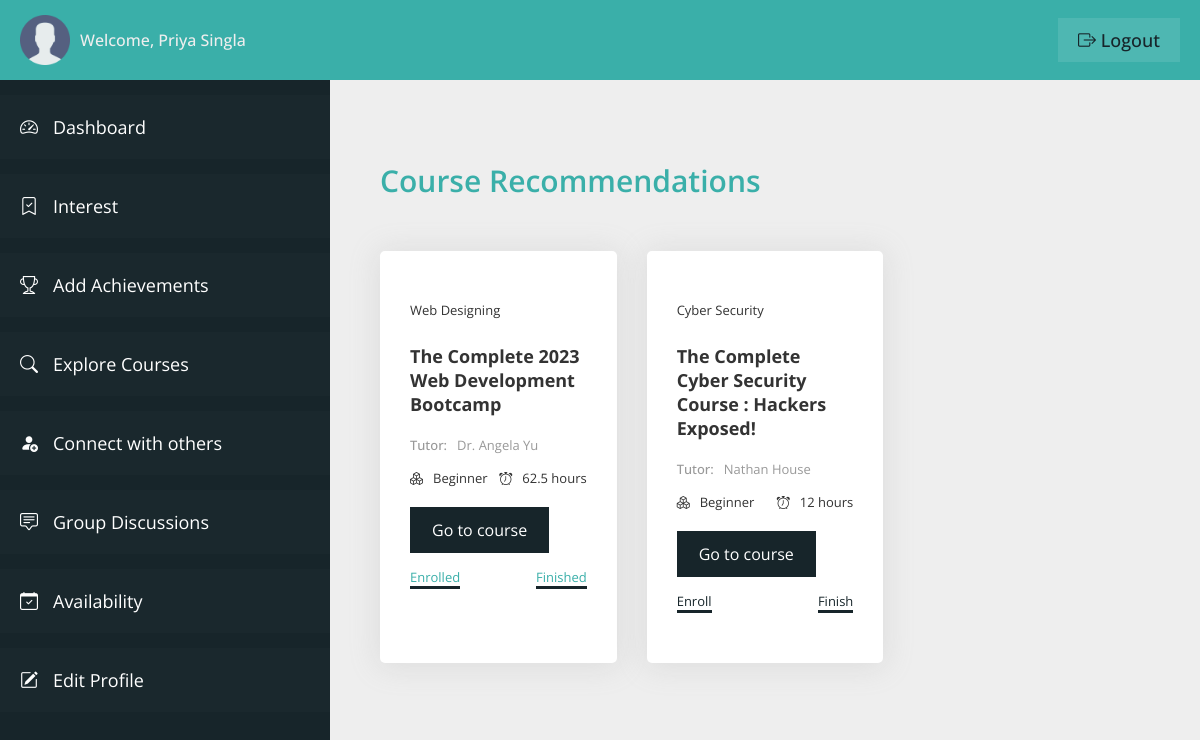
Page /student/explore-courses.php (signed in) on the committed database.
### tables this page shows
CREATE TABLE `user_table` (
  `user_id` int(11) NOT NULL,
  `user_firstname` varchar(100) NOT NULL,
  `user_lastname` varchar(100) NOT NULL,
  `user_type` varchar(20) NOT NULL,
  `user_email` varchar(100) NOT NULL,
  `user_phone` varchar(10) NOT NULL,
  `user_password` varchar(100) NOT NULL,
  `user_createdon` datetime NOT NULL DEFAULT current_timestamp()
);

CREATE TABLE `course_table` (
  `course_id` int(11) NOT NULL,
  `course_field` varchar(100) NOT NULL,
  `course_domain` varchar(100) NOT NULL,
  `course_name` varchar(200) NOT NULL,
  `platform_name` varchar(100) NOT NULL,
  `tutor_name` varchar(100) NOT NULL,
  `course_level` varchar(20) NOT NULL,
  `course_link` varchar(200) NOT NULL,
  `course_duration` varchar(20) NOT NULL,
  `added_on` datetime NOT NULL DEFAULT current_timestamp()
);

### student/explore-courses.php (the view, shortened to what this page needs)
<?php
include "connection.php";
?>
<!DOCTYPE html>
<html lang="en">
<head>
    <link rel="stylesheet" href="css/style-dashboard.css">
    <link rel="stylesheet" href="https://cdn.jsdelivr.net/npm/bootstrap-icons@1.11.0/font/bootstrap-icons.css">
</head>
<body>
    <div class="container">
        <header class="header">
            <div class="header__left">
                <img src="img/user.png" class="user__header-user" alt="user">
                <span class="header__user-name">Welcome,
                    <?php
                    $q = "SELECT * FROM user_table WHERE user_id = '" . $_SESSION['userIdVce'] . "'";
                    $r = mysqli_query($con, $q);
                    if (mysqli_num_rows($r) > 0) {
                        $row = mysqli_fetch_array($r);
                        echo $row['user_firstname'] . ' ' . $row['user_lastname'];
                    }
                    ?>
                </span>
            </div>
            <div class="header__right">
                <a href="logout.php" class="header__user-logout"><i class="bi bi-box-arrow-right"></i> logout</a>
            </div>
        </header>
        <section class="sidebar">
            <ul class="sidebar__items">
                <a href="dashboard.php" class="sidebar__item-link">
                    <li class="sidebar__item">
                        <i class="bi bi-speedometer2"></i>
                        <span>Dashboard</span>
                    </li>
                </a>
                <a href="user-interest.php" class="sidebar__item-link">
                    <li class="sidebar__item">
                        <i class="bi bi-bookmark-check"></i>
                        <span>Interest</span>
                    </li>
                </a>
                <a href="user-achievements.php" class="sidebar__item-link">
                    <li class="sidebar__item">
                        <i class="bi bi-trophy"></i>
                        <span>Add Achievements</span>
                    </li>
                </a>
                <a href="explore-courses.php" class="sidebar__item-link">
                    <li class="sidebar__item">
                        <i class="bi bi-search"></i>
                        <span>Explore Courses</span>
                    </li>
                </a>
                <a href="connect.php" class="sidebar__item-link">
                    <li class="sidebar__item">
                        <i class="bi bi-person-fill-add"></i>
                        <span>Connect with others</span>
                    </li>
                </a>
                <a href="group-discussions.php" class="sidebar__item-link">
                    <li class="sidebar__item">
                        <i class="bi bi-chat-square-text"></i>
                        <span>Group Discussions</span>
                    </li>
                </a>
                <a href="user-availability.php" class="sidebar__item-link">
                    <li class="sidebar__item">
                        <i class="bi bi-calendar-check"></i>
                        <span>Availability</span>
                    </li>
                </a>
                <a href="profile.php" class="sidebar__item-link">
                    <li class="sidebar__item">
                        <i class="bi bi-pencil-square"></i>
                        <span>Edit Profile</span>
                    </li>
                </a>
            </ul>
        </section>
        <main class="main__content">
            <div class="course__card-container">
                <h3 class="heading-3">
                    Course Recommendations
                </h3>
                <?php
                $q2 = "SELECT * FROM user_interest WHERE user_id = '" . $_SESSION['userIdVce'] . "'";
                $r2 = mysqli_query($con, $q2);
                if (mysqli_num_rows($r2) > 0) {
                    while ($row2 = mysqli_fetch_array($r2)) {
                        $query = "SELECT * FROM course_table WHERE course_domain = '" . $row2['domain_name'] . "'";
                        $runQ = mysqli_query($con, $query);
                        if (mysqli_num_rows($runQ) > 0) {
                            while ($rowQ = mysqli_fetch_array($runQ)) {
                ?>
                                <div class="course__card">
                                    <p class="course__domain">
                                        <?php echo $rowQ['course_domain']; ?>
                                    </p>
                                    <h3 class="course__name-heading">
                                        <?php echo $rowQ['course_name']; ?>
                                    </h3>
                                    <p class="course__tutor-name">
                                        <span class="course__tutor-label">Tutor:</span>
                                        <span><?php echo $rowQ['tutor_name']; ?></span>
                                    </p>
                                    <div class="course__level-duration">
                                        <p class="course__level">
                                            <span>
                                                <i class="bi bi-boxes"></i>
                                            </span>
                                            <span><?php echo $rowQ['course_level']; ?></span>
                                        </p>
                                        <p class="course__duration">
                                            <span>
                                                <i class="bi bi-alarm"></i>
                                            </span>
                                            <span>
                                                <?php echo $rowQ['course_duration']; ?>
                                            </span>
                                        </p>
                                    </div>
                                    <a class="course__link-btn" target="_blank" href="<?php echo $rowQ['course_link']; ?>">
                                        Go to course
                                    </a>
                                    <div class="enroll__finish">
                                        <?php
                                        $select1 = "SELECT * FROM `course_enrolled` WHERE `user_id` = '" . $_SESSION['userIdVce'] . "' AND `course_id` = '" . $rowQ['course_id'] . "'";
                                        $query1 = mysqli_query($con, $select1);
                                        if (mysqli_num_rows($query1) > 0) { ?>
                                            <a class="enroll__finish-after">
                                                Enrolled
                                            </a>
                                        <?php } else { ?>
                                            <a class="enroll__finish-before" href="course-enroll.php?cid=<?php echo $rowQ['course_id']; ?>">
                                                Enroll
                                            </a>
                                        <?php
                                        }
                                        ?>
                                        <?php
                                        $select1 = "SELECT * FROM `course_finished` WHERE `user_id` = '" . $_SESSION['userIdVce'] . "' AND `course_id` = '" . $rowQ['course_id'] . "'";
                                        $query1 = mysqli_query($con, $select1);
                                        if (mysqli_num_rows($query1) > 0) { ?>
                                            <a class="enroll__finish-after">
                                                Finished
                                            </a>
                                        <?php } else { ?>
                                            <a class="enroll__finish-before" href="course-finish.php?cid=<?php echo $rowQ['course_id']; ?>">
                                                Finish
                                            </a>
                                        <?php
                                        }
                                        ?>
                                    </div>
                                </div>
                        <?php
                            }
                        }
                        ?>
                <?php
                    }
                } ?>
            </div>
        </main>
    </div>
</body>
</html>

### student/css/style-dashboard.css (style rules this page uses)
:root { --color-primary: #3aafa9; --color-primary-dark: #2b7a78; --color-primary-light: #def2f1; --color-secondary: #17252a; --color-secondary-dark: #101a1d; --color-secondary-light: #377084; --color-grey-light-1: #999; --color-grey-light-2: #ccc; --color-grey-light-3: #eee; --color-grey-dark-1: #242424; --color-grey-dark-2: #333; --color-grey-dark-3: #474747; --color-white: #fff; --font-default: "Open Sans", sans-serif; }
*, *::before, *::after { margin: 0; padding: 0; box-sizing: inherit; }
html { font-size: 62.5%; box-sizing: border-box; }
body { color: var(--color-grey-dark-2); font-family: var(--font-default); }
.container { height: 100vh; display: grid; grid-template-columns: 33rem 1fr; grid-template-rows: 8rem calc(100vh - 8rem); }
.header { grid-column: 1 / -1; background-color: var(--color-primary); display: flex; align-items: center; justify-content: space-between; padding: 0 2rem; }
.header__left { display: flex; align-items: center; gap: 1rem; }
.user__header-user { width: 5rem; }
.header__user-name { font-size: 1.6rem; color: var(--color-grey-light-3); font-weight: 500; }
.header__user-logout:link, .header__user-logout:visited { font-size: 1.8rem; color: var(--color-secondary); background-color: rgba(255, 255, 255, 0.1); text-decoration: none; text-transform: capitalize; font-weight: 500; padding: 1rem 2rem; transition: all 0.2s; }
.sidebar { background-color: var(--color-secondary); overflow-y: scroll; padding-top: 1.5rem; scroll-behavior: smooth; }
.sidebar__item { padding: 2rem; background-color: rgba(255, 255, 255, 0.01); margin-bottom: 1.5rem; display: flex; gap: 1.5rem; transition: all 0.2s; }
.sidebar__item-link:link, .sidebar__item-link:visited { color: var(--color-white); text-decoration: none; font-size: 1.8rem; }
.main__content { background-color: var(--color-grey-light-3); padding: 8rem 5rem; overflow-y: scroll; scroll-behavior: smooth; }
.heading-3 { font-size: 3rem; font-weight: 600; color: var(--color-primary); margin-bottom: 2rem; grid-column: 1 / -1; }
.course__card-container { display: grid; grid-template-columns: repeat(3, 1fr); grid-gap: 3rem; }
.course__card { background-color: var(--color-white); box-shadow: 0px 0.2rem 3rem 0.2rem rgba(156, 156, 156, 0.2); padding: 5rem 3rem; border-radius: 0.5rem; position: relative; }
.course__domain { font-size: 1.3rem; margin-bottom: 2.5rem; }
.course__name-heading { font-size: 1.8rem; margin-bottom: 2rem; }
.course__tutor-name { display: flex; gap: 1rem; font-size: 1.3rem; margin-bottom: 1.5rem; color: var(--color-grey-light-1); }
.course__tutor-label { font-weight: 500; }
.course__level-duration { display: flex; justify-content: space-between; margin-bottom: 2rem; font-size: 1.3rem; }
.course__level { display: flex; gap: 1rem; }
.course__duration { display: flex; gap: 1rem; }
.course__link-btn:link, .course__link-btn:visited { font-size: 1.6rem; text-decoration: none; background-color: var(--color-secondary); color: var(--color-white); border: 2px solid var(--color-secondary); padding: 1rem 2rem; transition: all 0.2s; display: inline-block; }
.enroll__finish { display: flex; justify-content: space-between; margin-top: 1.5rem; }
.enroll__finish-before { font-size: 1.3rem; text-decoration: none; color: var(--color-secondary); border-bottom: 3px solid var(--color-secondary); transition: all 0.2s; }
.enroll__finish-after { font-size: 1.3rem; text-decoration: none; color: var(--color-primary); border-bottom: 3px solid var(--color-secondary); }

### rows in the picture
user_table: user_firstname "Priya", user_lastname "Singla"
course_table: course_domain "Web Designing", course_name "The Complete 2023 Web Development Bootcamp", tutor_name "Dr. Angela Yu", course_level "Beginner", course_duration "62.5 hours", shows "Enrolled", shows "Finished"
course_table: course_domain "Cyber Security", course_name "The Complete Cyber Security Course : Hackers Exposed!", tutor_name "Nathan House", course_level "Beginner", course_duration "12 hours"
